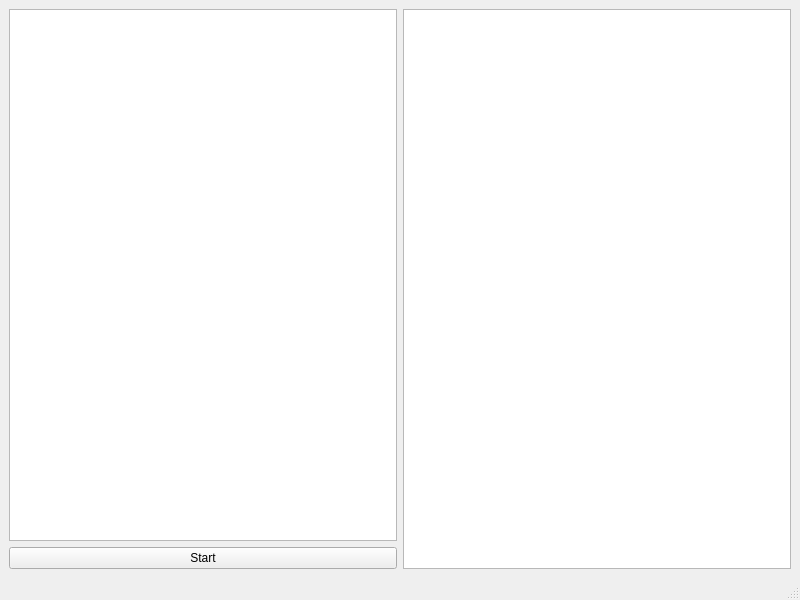
<?xml version="1.0" encoding="UTF-8"?>
<ui version="4.0">
 <class>MainWindow</class>
 <widget class="QMainWindow" name="MainWindow">
  <property name="geometry">
   <rect>
    <x>0</x>
    <y>0</y>
    <width>800</width>
    <height>600</height>
   </rect>
  </property>
  <property name="windowTitle">
   <string>MainWindow</string>
  </property>
  <widget class="QWidget" name="centralwidget">
   <layout class="QGridLayout" name="gridLayout">
    <item row="0" column="1" rowspan="2">
     <widget class="QGraphicsView" name="graphicsView"/>
    </item>
    <item row="1" column="0">
     <widget class="QPushButton" name="pushButton">
      <property name="text">
       <string>Start</string>
      </property>
     </widget>
    </item>
    <item row="0" column="0">
     <widget class="QTextEdit" name="textEdit"/>
    </item>
   </layout>
  </widget>
  <widget class="QMenuBar" name="menubar">
   <property name="geometry">
    <rect>
     <x>0</x>
     <y>0</y>
     <width>800</width>
     <height>21</height>
    </rect>
   </property>
  </widget>
  <widget class="QStatusBar" name="statusbar"/>
 </widget>
 <resources/>
 <connections/>
</ui>
